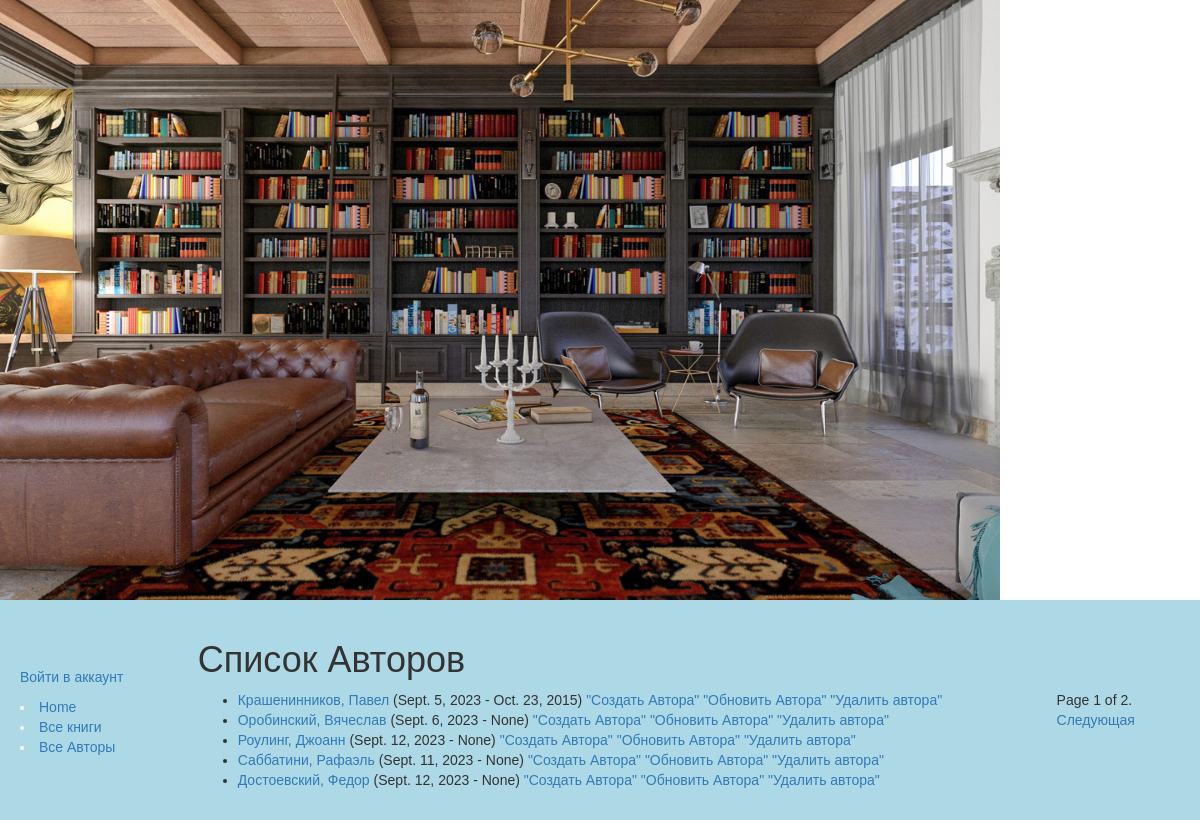
The app's page /catalog/authors/, older data.
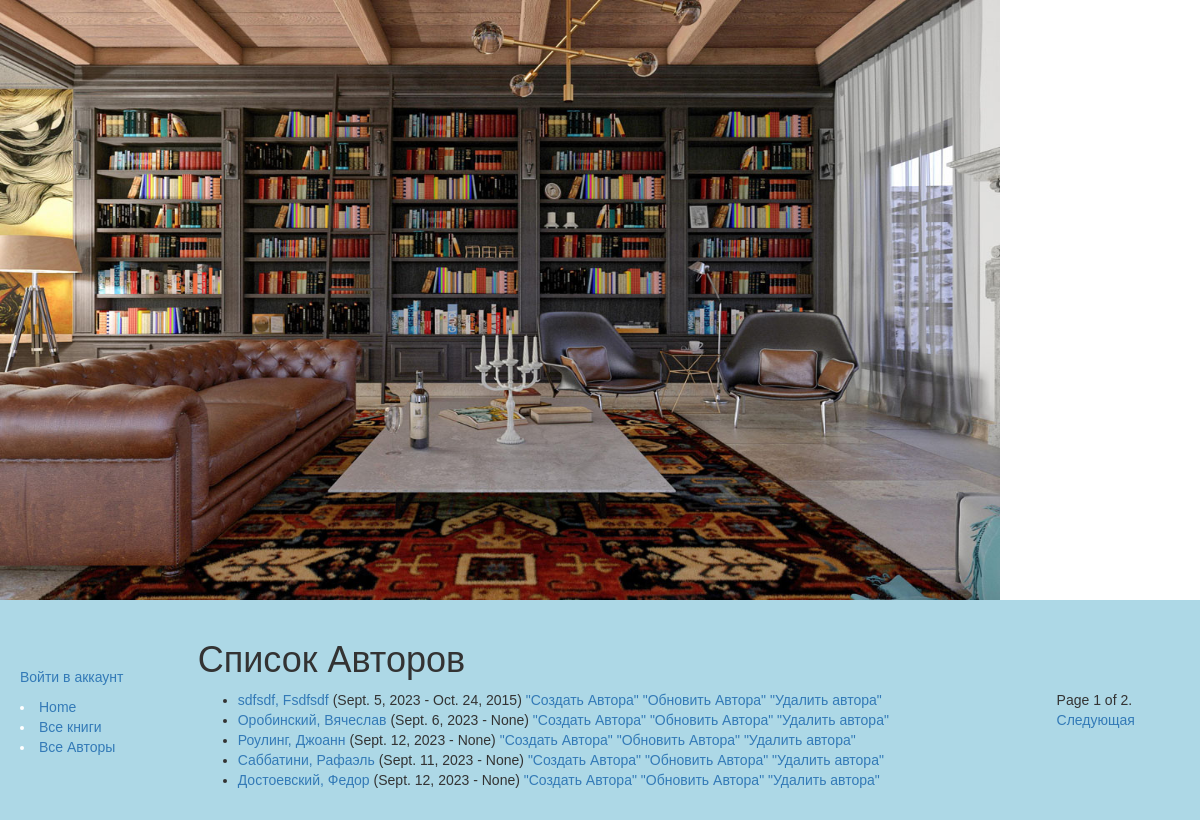
The same page, newer data.
### catalog/models.py (models this page shows)
class Author(models.Model):
        first_name = models.CharField(max_length=100)
        last_name = models.CharField(max_length=100)
        date_of_birth = models.DateField(null=True, blank=True)
        date_of_death = models.DateField('Died', null=True, blank=True)
        def get_absolute_url(self):
            return reverse('author-detail', args=[str(self.id)])
        def __str__(self):
            return '%s, %s' % (self.last_name, self.first_name)

### catalog/views.py (the view)
class AuthorListView(generic.ListView):
    model = Author
    paginate_by = 5

### catalog/templates/catalog/author_list.html
{% extends "base_generic.html" %}
{% block content %}
    <h1>Список Авторов</h1>
    {% if author_list %}
    <ul>
      {% for author in author_list %}
      <li>
          <a href="{{ author.get_absolute_url }}">{{ author}}</a> ({{author.date_of_birth}} - {{author.date_of_death}})<a href="{% url 'author_create' %}"> "Создать Автора"</a> <a href="{% url 'author_update' author.pk%}">"Обновить Автора"</a> <a href="{% url 'author_delete' author.pk%}">"Удалить автора"</a>
      </li>
      {% endfor %}
    </ul>
    {% else %}
      <p>Авторов ещё нет.</p>
    {% endif %}
{% endblock %}

Row changes from the older to the newer data that the page shows:
changed Author: last_name+first_name "Крашенинников, Павел" → "sdfsdf, Fsdfsdf"; date_of_death "Oct. 23, 2015" → "Oct. 24, 2015"
